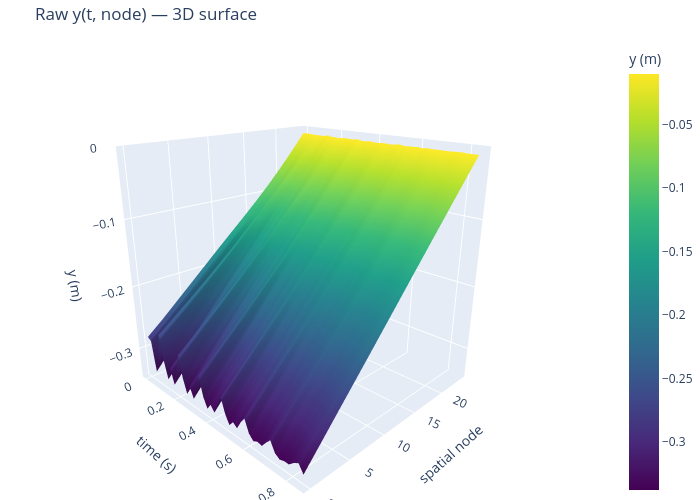

Notebook code for this chart:
### Markdown cell above
## Step 3d — 3D surface: raw y(t, node)

Raw vertical position before GP smoothing.

### Code cell
import plotly.graph_objects as go

# _yr, t_plot, node_plot are defined in the surf-raw-x cell above.
# Re-define node_plot/t_plot here in case this cell is run independently.
t_plot    = t_raw[::4]
node_plot = np.arange(0, N_VIDEO_PTS, 2)
Y_surf_raw = _yr[::4, :][:, node_plot]

# ── Plotly 3D surface (rotatable) ─────────────────────────────────────────
fig3d = go.Figure(go.Surface(
    x=t_plot, y=node_plot, z=Y_surf_raw.T,
    colorscale='viridis', colorbar=dict(title='y (m)'),
))
fig3d.update_layout(
    title='Raw y(t, node) — 3D surface',
    scene=dict(
        xaxis_title='time (s)',
        yaxis_title='spatial node',
        zaxis_title='y (m)',
        camera=dict(eye=dict(x=1.5, y=-1.5, z=0.8))
    ),
    width=700, height=500, margin=dict(l=0, r=0, t=40, b=0)
)
fig3d.show()

# ── Matplotlib heatmap (inline, resizable) ────────────────────────────────
fig2d, ax = plt.subplots(figsize=(8, 4), dpi=100)
im = ax.imshow(Y_surf_raw.T, aspect='auto', origin='lower',
               extent=[t_plot[0], t_plot[-1], node_plot[0], node_plot[-1]],
               cmap='viridis')
fig2d.colorbar(im, ax=ax, label='y (m)')
ax.set_xlabel('time (s)')
ax.set_ylabel('spatial node')
ax.set_title('Raw y(t, node) — heatmap')
plt.tight_layout()
plt.show()

### Figure 1 — Plotly figure (JSON) as saved in the notebook; plotly's stock layout.template omitted (floating-point values rounded to 4 significant figures; data arrays with more than 128 entries replaced by an {"elided": "..."} marker saying what was removed)
{"data": [{"colorbar": {"title": {"text": "y (m)"}}, "colorscale": [[0, "#440154"], [0.1111, "#482878"], [0.2222, "#3e4989"], [0.3333, "#31688e"], [0.4444, "#26828e"], [0.5556, "#1f9e89"], [0.6667, "#35b779"], [0.7778, "#6ece58"], [0.8889, "#b5de2b"], [1, "#fde725"]], "type": "surface", "x": [0.0, 0.02062, 0.04124, 0.06186, 0.08247, 0.1031, 0.1237, 0.1443, 0.1649, 0.1856, 0.2062, 0.2268, 0.2474, 0.268, 0.2887, 0.3093, 0.3299, 0.3505, 0.3711, 0.3918, 0.4124, 0.433, 0.4536, 0.4742, 0.4948, 0.5155, 0.5361, 0.5567, 0.5773, 0.5979, 0.6186, 0.6392, 0.6598, 0.6804, 0.701, 0.7216, 0.7423, 0.7629, 0.7835, 0.8041, 0.8247, 0.8454], "y": [0, 2, 4, 6, 8, 10, 12, 14, 16, 18, 20, 22, 24], "z": {"elided": "13x42 float values"}}], "layout": {"height": 500, "margin": {"b": 0, "l": 0, "r": 0, "t": 40}, "scene": {"camera": {"eye": {"x": 1.5, "y": -1.5, "z": 0.8}}, "xaxis": {"title": {"text": "time (s)"}}, "yaxis": {"title": {"text": "spatial node"}}, "zaxis": {"title": {"text": "y (m)"}}}, "title": {"text": "Raw y(t, node) — 3D surface"}, "width": 700}}
